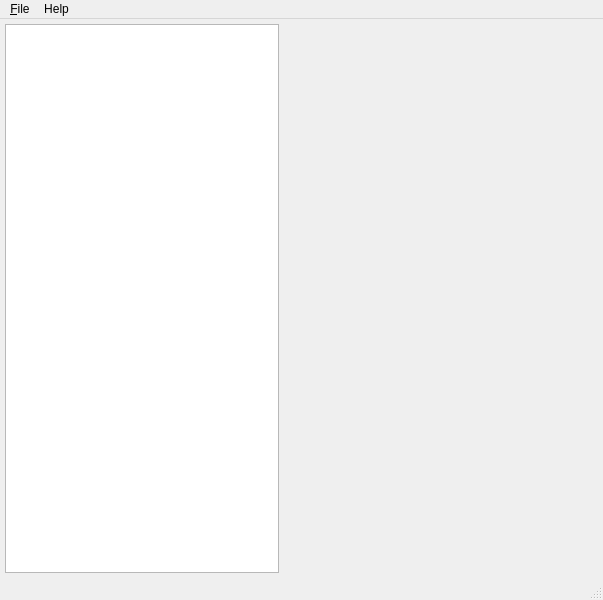
<?xml version="1.0" encoding="UTF-8"?>
<ui version="4.0">
 <class>MainWindow</class>
 <widget class="QMainWindow" name="MainWindow">
  <property name="geometry">
   <rect>
    <x>0</x>
    <y>0</y>
    <width>603</width>
    <height>600</height>
   </rect>
  </property>
  <property name="windowTitle">
   <string>MainWindow</string>
  </property>
  <widget class="QWidget" name="centralwidget">
   <layout class="QHBoxLayout" name="horizontalLayout">
    <property name="margin">
     <number>5</number>
    </property>
    <item>
     <widget class="QTextEdit" name="textEdit">
      <property name="sizePolicy">
       <sizepolicy hsizetype="Expanding" vsizetype="Expanding">
        <horstretch>1</horstretch>
        <verstretch>0</verstretch>
       </sizepolicy>
      </property>
     </widget>
    </item>
    <item>
     <widget class="QWidget" name="widget" native="true">
      <property name="sizePolicy">
       <sizepolicy hsizetype="Preferred" vsizetype="Preferred">
        <horstretch>1</horstretch>
        <verstretch>0</verstretch>
       </sizepolicy>
      </property>
     </widget>
    </item>
    <item>
     <spacer name="horizontalSpacer">
      <property name="orientation">
       <enum>Qt::Horizontal</enum>
      </property>
      <property name="sizeType">
       <enum>QSizePolicy::Ignored</enum>
      </property>
      <property name="sizeHint" stdset="0">
       <size>
        <width>40</width>
        <height>20</height>
       </size>
      </property>
     </spacer>
    </item>
   </layout>
  </widget>
  <widget class="QMenuBar" name="menubar">
   <property name="geometry">
    <rect>
     <x>0</x>
     <y>0</y>
     <width>603</width>
     <height>21</height>
    </rect>
   </property>
   <widget class="QMenu" name="menu_File">
    <property name="title">
     <string>&amp;File</string>
    </property>
    <addaction name="action_Open"/>
    <addaction name="separator"/>
    <addaction name="action_Quit"/>
   </widget>
   <widget class="QMenu" name="menuHelp">
    <property name="title">
     <string>Help</string>
    </property>
    <addaction name="actionAbout"/>
   </widget>
   <addaction name="menu_File"/>
   <addaction name="menuHelp"/>
  </widget>
  <widget class="QStatusBar" name="statusbar"/>
  <action name="action_Open">
   <property name="text">
    <string>&amp;Open...</string>
   </property>
  </action>
  <action name="action_Quit">
   <property name="text">
    <string>&amp;Quit</string>
   </property>
  </action>
  <action name="actionAbout">
   <property name="text">
    <string>About</string>
   </property>
  </action>
 </widget>
 <resources/>
 <connections/>
</ui>
